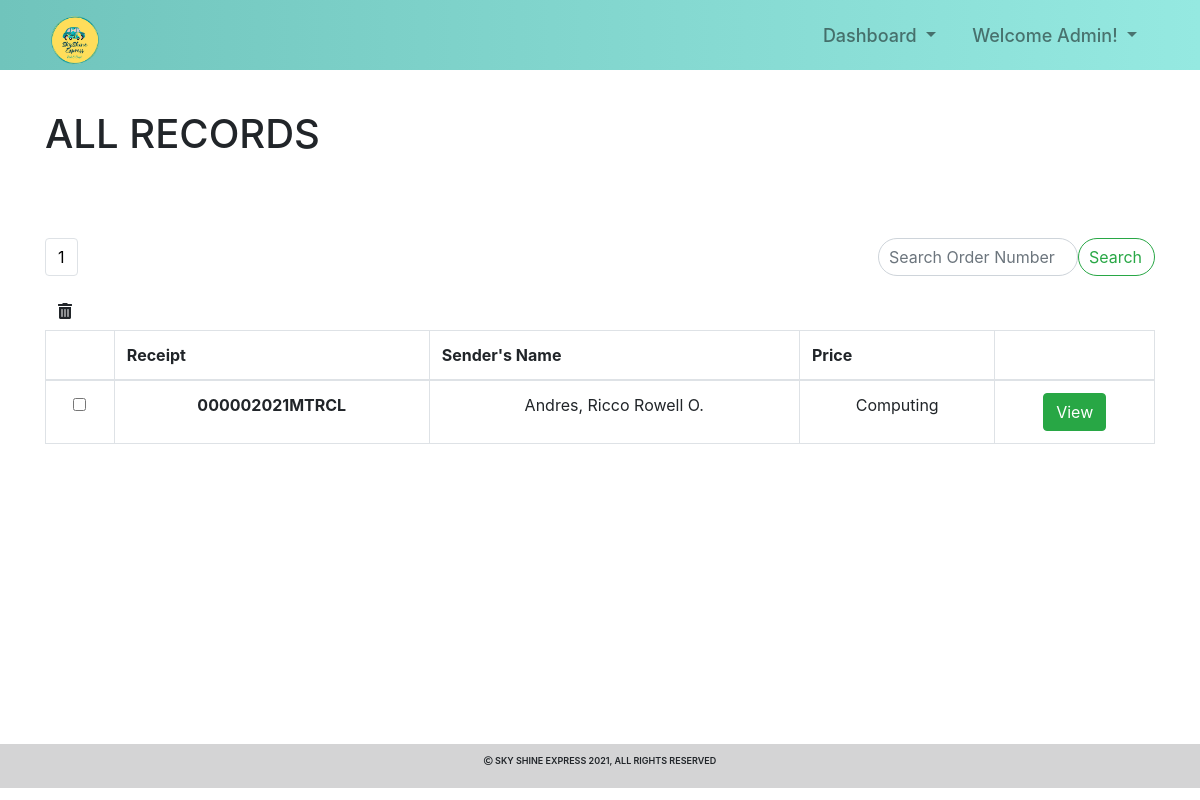
Screenshot of /urls/admin/admin.php (signed in) with the database file from the repository.
### tables this page shows
CREATE TABLE `servicerep` (
  `sID` int(11) NOT NULL,
  `sFName` varchar(45) DEFAULT NULL,
  `sMI` varchar(2) DEFAULT NULL,
  `sLName` varchar(45) DEFAULT NULL,
  `sAddress` varchar(500) DEFAULT NULL,
  `sCNum` varchar(12) DEFAULT NULL,
  `rFName` varchar(45) DEFAULT NULL,
  `rMI` varchar(2) DEFAULT NULL,
  `rLName` varchar(45) DEFAULT NULL,
  `rAddress` varchar(500) DEFAULT NULL,
  `rCNum` varchar(12) DEFAULT NULL,
  `courier` varchar(45) DEFAULT NULL,
  `deliveryDate` varchar(45) DEFAULT NULL,
  `dateReceived` varchar(45) DEFAULT NULL,
  `packContent` text DEFAULT NULL,
  `modePayment` varchar(45) DEFAULT NULL,
  `status` varchar(100) DEFAULT NULL,
  `price` varchar(45) DEFAULT NULL,
  `receiptNo` varchar(45) DEFAULT NULL
);

### config/config.php (called while the page is built, shortened)
<?php
class Model{
    private $limit = 25;
    private $servername = "localhost";
    private $username = "root";
    private $password = "";
    private $dbname = "ssre_databse";
    private $conn;
    function __construct(){
        $this->conn = new mysqli($this->servername , $this->username , $this->password , $this->dbname);
        if($this->conn->connect_error){
            echo 'Connection Failed';
        }
        else {
            return $this->conn;
        }
    }
    public function countAllOrders(){
        $sql = "SELECT COUNT(*) as allOrders FROM servicerep";
        $result = $this->conn->query($sql);
        if($result){
            $data = $result->fetch_assoc();
            return $data['allOrders'];
        }
        else{
            echo 'failed';
        }
    }
    public function countNewOrders(){
        $sql = "SELECT COUNT(*) as allOrders FROM servicerep WHERE status = 'Processing' AND price = 'Computing'";
        $result = $this->conn->query($sql);
        if($result){
            $data = $result->fetch_assoc();
            return $data['allOrders'];
        }
        else{
            echo 'failed';
        }
    }
    public function allOrders($pageNum){
        $start = ($pageNum - 1) * $this->limit;
        $sql = "SELECT * FROM servicerep ORDER BY sID DESC LIMIT $start, $this->limit";
        $result = $this->conn->query($sql);
        if($result->num_rows>0){
            while($row = $result->fetch_assoc()){
                $data[] = $row;
            }
            return $data;
        } else{
            return null;
        }
    }
}

### urls/admin/admin.php (the view, shortened to what this page needs)
<?php
    include '../../config/config.php';
    $task = new Model();
    $allOrders = $task->countAllOrders();
    $allNewOrders = $task->countNewOrders();
    $currentPage = isset($_GET['page']) ? $_GET['page'] : 1;
    $orderDetail = $task->allOrders($currentPage);
    $pages = ceil($allOrders / 25);
?>
<!DOCTYPE html>
<html lang="en">
<head>
    <link rel="stylesheet" href="../../css/admin-style.css">
    <link rel="stylesheet" href="https://maxcdn.bootstrapcdn.com/bootstrap/4.0.0/css/bootstrap.min.css">
    <link rel="stylesheet" href="https://cdn.datatables.net/1.10.24/css/jquery.dataTables.min.css">
    <link rel="stylesheet" href="https://cdn.datatables.net/1.10.24/css/dataTables.bootstrap4.min.css">
    <link rel="stylesheet" href="https://cdnjs.cloudflare.com/ajax/libs/twitter-bootstrap/4.5.2/css/bootstrap.css">
    <link rel="stylesheet" href="https://pro.fontawesome.com/releases/v5.10.0/css/all.css"/>
</head>
<body>
    <section id="nav-bar">
        <nav class="navbar navbar-expand-lg navbar-light bg-light">
            <div class="container">
                <a class="navbar-brand" href="#">
                    <img src="../../css/img/Logo.png" alt="">
                </a>
                <div class="collapse navbar-collapse" id="navbarNavDropdown">
                    <ul class="navbar-nav ml-auto">
                        <li class="nav-item dropdown">
                            <a class="nav-link dropdown-toggle" href="#" id="navbarDropdownMenuLink" role="button" data-bs-toggle="dropdown" aria-expanded="false">
                              Dashboard
                            </a>
                          </li>
                        <li class="nav-item dropdown">
                            <a class="nav-link dropdown-toggle" href="#" id="navbarDropdownMenuLink" role="button" data-bs-toggle="dropdown" aria-expanded="false">
                              <?php echo "Welcome ".$_SESSION['user']."!"; ?>
                            </a>
                          </li>
                    </ul>
                </div>
            </div>
        </nav>
    </section>
    <section id="table">
        <div class="container">
            <h1>
                ALL RECORDS
            </h1>
            <div class="input-field">
                <form class="d-flex" method="post">
                    <input class="form-control me-2" type="search" placeholder="Search Order Number" aria-label="Search" name="trackNum">
                    <button class="btn btn-outline-success" name="searchReceipt">Search</button>
                </form>
            </div>
            <?php
                if($pages==2){
            ?>
                    <nav id="pagination">
                        <ul class="pagination">
                            <li class="page-item"><a class="page-link" href="admin.php?page=1">1</a></li>
                            <li class="page-item"><a class="page-link" href="admin.php?page=2">2</a></li>
                        </ul>
                    </nav>
            <?php
                } elseif($pages==1){
            ?>
                    <nav id="pagination">
                        <ul class="pagination">
                            <li class="page-item"><a class="page-link" href="admin.php?page=1">1</a></li>
                        </ul>
                    </nav>
            <?php
                }
            ?>
            <div class="delete">
                    <button class="btn" name="delete" data-bs-toggle="modal" data-bs-target="#exampleModal"><i class="fas fa-trash-alt"></i></button>
                </div>
            <form action="" method="post">
                <table class="table table-hover table-bordered myOrders" style="width:100%">
                    <thead>
                        <tr>
                        <th scope="col"></th>
                        <th scope="col">Receipt</th>
                        <th scope="col">Sender's Name</th>
                        <th scope="col">Price</th>
                        <th scope="col"></th>
                        </tr>
                    </thead>
                    <tbody class="text-center">
                        <?php
                            foreach($orderDetail as $data):
                                $sID = $data['sID'];
                                $order = $data['receiptNo'];
                                $sName = $data['sLName'] . ', ' . $data['sFName'] . ' ' . $data['sMI'];
                                $price = $data['price'];
                        ?>
                            <tr>
                                <td><input type="checkbox" name="checkbox[]" value="<?= $sID ?>"></td>
                                <th scope="row"><?= $order ?></th>
                                <td><?= $sName ?></td>
                                <td><?= $price ?></td>
                                <td>
                                    <a href="updateRecord.php?receiptNo=<?php echo $order; ?>" class="btn btn-success">View</a>
                                </td>
                            </tr>
                        <?php endforeach; ?>
                    </tbody>
                </table>
            </form>
        </div>
    </section>
    <section id="contact">
        <div class="conatiner text-center">
            <p><i class="far fa-copyright"></i> Sky Shine Express 2021, All rights reserved</p>
        </div>
    </section>
</body>
</html>

### css/admin-style.css (style rules this page uses)
* { margin: 0; padding: 0; scroll-behavior: smooth; }
body { font-family: sans-serif; }
#nav-bar { position: sticky; top: 0; z-index: 10; }
.navbar { background-image: linear-gradient(to left, #95e9e1, #70c4bc); padding: 0 !important; }
.navbar img { width: 30%; }
.navbar-nav li { padding: 0 10px; }
.navbar-nav li a { font-size: large; font-weight: 500; }
#table { margin-top: 40px; }
#table h1 { margin-bottom: 80px; }
#table .input-field .d-flex { float: right; }
#table .input-field .d-flex input { display: block; width: 200px; padding-left: 10px; border-radius: 40px; }
#table .input-field .d-flex .btn { padding-left: 10px; border-radius: 40px; }
#table table { border: solid 1.5px; border-radius: 20px !; }
#table table td { font-size: 100%; }
#table #pagination .pagination .page-item a { text-decoration: none; color: black; }
#contact { margin-top: 25%; background: #d4d4d5; padding: 10px 0px; }
#contact p { font-size: 9px; font-weight: 600; margin-bottom: 10px; text-transform: uppercase; }

### rows the page displays
servicerep: receiptNo "000002021MTRCL", sName "Andres, Ricco Rowell O.", price "Computing"

### other values shown
$_SESSION['user'] "Admin"
